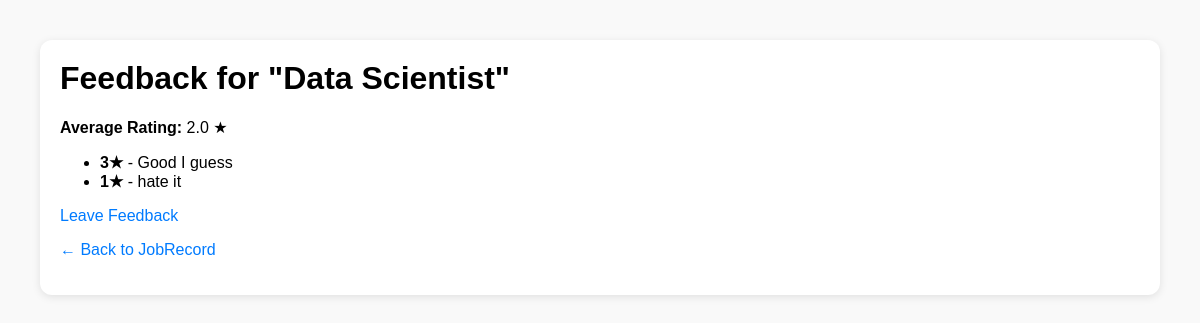
The page /feedback/1/ on the database its author committed.
### jobs/models.py (models this page shows, shortened)
class JobRecord(models.Model):
    work_year = models.IntegerField()
    experience_level = models.CharField(max_length=2)
    employment_type = models.ForeignKey(Contract, on_delete=models.CASCADE)
    job_title = models.CharField(max_length=255)
    salary = models.IntegerField()
    salary_currency = models.CharField(max_length=10)
    salary_in_usd = models.IntegerField()
    employee_residence = models.CharField(max_length=100)
    remote_ratio = models.IntegerField()
    company_location = models.CharField(max_length=100)
    company_size = models.CharField(max_length=2)
    candidate = models.ForeignKey(Candidate, on_delete=models.SET_NULL, null=True, blank=True)
    skill = models.ManyToManyField(Skill, blank=True)
    industry = models.ForeignKey(Industry, on_delete=models.SET_NULL, null=True, blank=True)

### feedback/models.py (models this page shows, shortened)
class Feedback(models.Model):
    job = models.ForeignKey(JobRecord, on_delete=models.CASCADE, related_name='feedbacks')
    comment = models.TextField()
    rating = models.IntegerField()

### feedback/views.py (the view)
# urls.py: path('<int:job_id>/', views.list_feedback, name='feedback_list'),
def list_feedback(request, job_id):
    job = get_object_or_404(JobRecord, id=job_id)
    feedbacks = Feedback.objects.filter(job=job)
    moyenne = feedbacks.aggregate(Avg('rating'))['rating__avg'] or 0
    return render(request, 'feedback/list_feedback.html', {
        'job': job,
        'feedbacks': feedbacks,
        'moyenne': round(moyenne, 2),
    })

### feedback/templates/feedback/list_feedback.html (shortened to what this page needs)
{% extends "feedback/base.html" %}
{% block content %}
<h1>Feedback for "{{ job.job_title }}"</h1>
<p><strong>Average Rating:</strong> {{ moyenne }} ★</p>
<ul>
    {% for feedback in feedbacks %}
    <li>
        <strong>{{ feedback.rating }}★</strong> - {{ feedback.comment }}
    </li>
    {% empty %}
    <li>No feedback yet.</li>
    {% endfor %}
</ul>
<p><a href="{% url 'add_feedback' job.id %}">Leave Feedback</a></p>
<p><a href="/admin/jobs/jobrecord/{{ job.id }}/change/">← Back to JobRecord</a></p>
{% endblock %}

### feedback/templates/feedback/base.html (style rules this page uses)
body { font-family: Arial, sans-serif; margin: 40px; background: #f9f9f9; }
a { text-decoration: none; color: #007bff; }
h1, h2 { margin-top: 0; }

### rows shown on the page
JobRecord: job_title "Data Scientist"
Feedback: rating "3", comment "Good I guess"
Feedback: rating "1", comment "hate it"

### other values the page prints
{{ moyenne }} "2.0"
